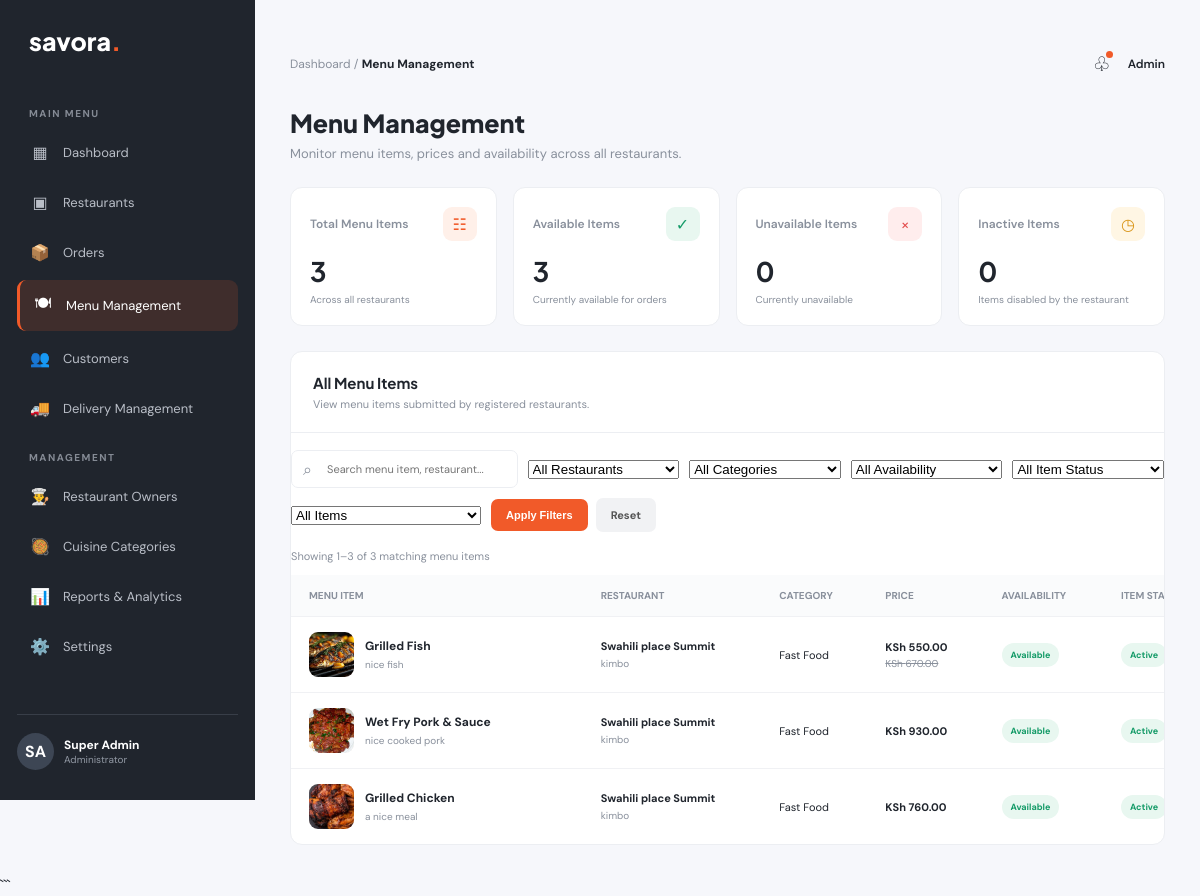
The page /admin-panel/menu-management (signed in) on the database as committed earlier.
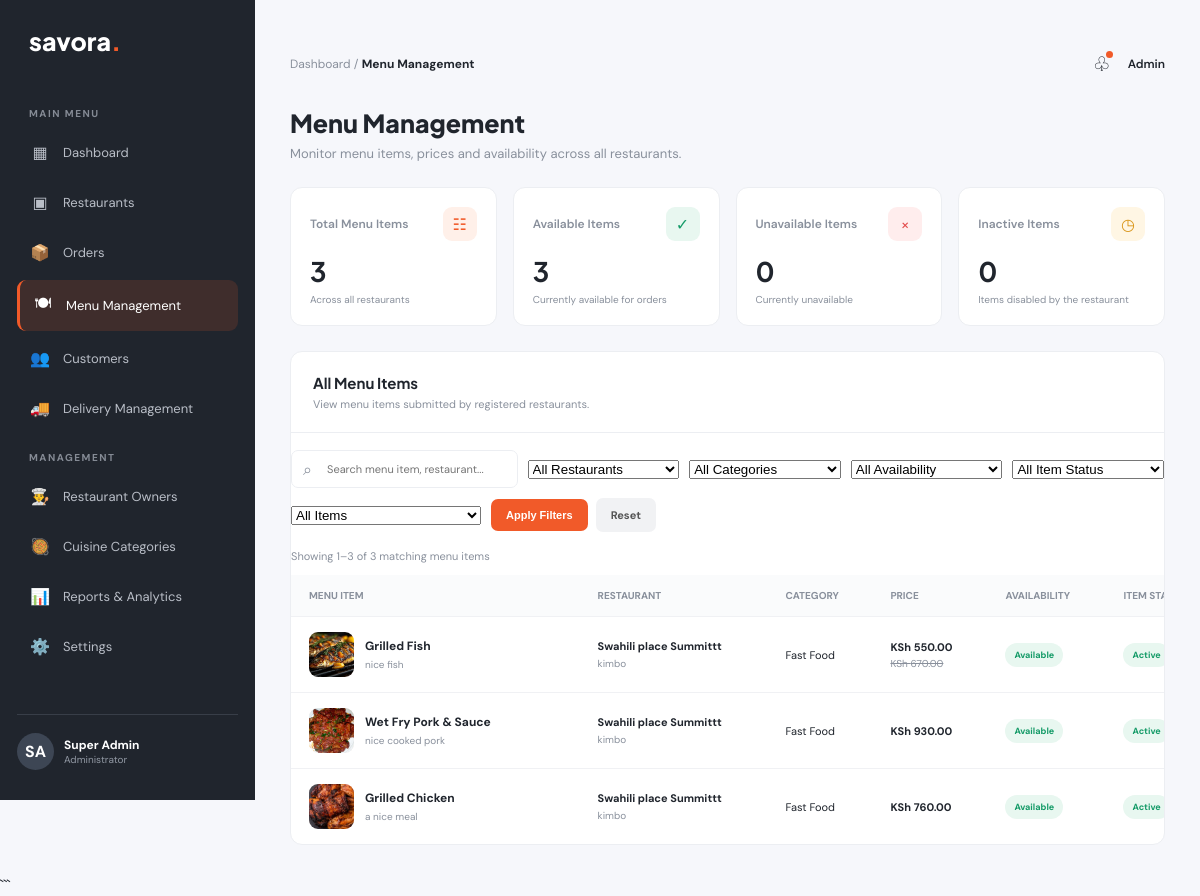
The same page on the database as committed later.
### food_delivery/models.py (models this page shows, shortened)
class MenuItem(models.Model):
    restaurant = models.ForeignKey(
        Restaurant,
        on_delete=models.CASCADE,
        related_name='menu_items'
    )
    category = models.ForeignKey(
        MenuCategory,
        on_delete=models.PROTECT,
        related_name='menu_items'
    )
    name = models.CharField(max_length=200)
    description = models.TextField()
    image = models.ImageField(
        upload_to='menu_items/',
        blank=True,
        null=True
    )
    price = models.DecimalField(
        max_digits=10,
        decimal_places=2
    )
    discount_price = models.DecimalField(
        max_digits=10,
        decimal_places=2,
        blank=True,
        null=True
    )
    preparation_time = models.PositiveIntegerField(
        blank=True,
        null=True,
        help_text='Estimated preparation time in minutes'
    )
    serving_size = models.CharField(
        max_length=100,
        blank=True
    )
    ingredients = models.TextField(blank=True)
    allergens = models.CharField(max_length=255, blank=True)
    is_available = models.BooleanField(default=True)
    is_active = models.BooleanField(default=True)
    is_featured = models.BooleanField(default=False)
    created_at = models.DateTimeField(auto_now_add=True)
    updated_at = models.DateTimeField(auto_now=True)
    class Meta:
        ordering = ['-created_at']
    @property
    def current_price(self):
        if self.discount_price is not None:
            return self.discount_price
        return self.price

class Restaurant(models.Model):
    STATUS_CHOICES = [
        ('pending', 'Pending Approval'),
        ('approved', 'Approved'),
        ('rejected', 'Rejected'),
        ('suspended', 'Suspended'),
    ]
    owner = models.ForeignKey(
        User,
        on_delete=models.CASCADE,
        related_name='restaurants'
    )
    name = models.CharField(max_length=200)
    description = models.TextField()
    cuisine = models.ForeignKey(
        Cuisine,
        on_delete=models.SET_NULL,
        null=True,
        blank=True,
        related_name='restaurants'
    )
    logo = models.ImageField(
        upload_to='restaurants/logos/',
        blank=True,
        null=True
    )
    cover_image = models.ImageField(
        upload_to='restaurants/covers/',
        blank=True,
        null=True
    )
    phone = models.CharField(max_length=20)
    email = models.EmailField(blank=True)
    country = models.CharField(max_length=100, default='Kenya')
    county = models.CharField(max_length=100)
    town = models.CharField(max_length=100)
    area = models.CharField(
        max_length=150,
        help_text='Estate or neighbourhood, e.g. Kimbo'
    )
    street = models.CharField(max_length=150, blank=True)
    building = models.CharField(max_length=150, blank=True)
    landmark = models.CharField(max_length=200, blank=True)
    additional_directions = models.TextField(blank=True)
    status = models.CharField(
        max_length=20,
        choices=STATUS_CHOICES,
        default='pending'
    )
    created_at = models.DateTimeField(auto_now_add=True)
    updated_at = models.DateTimeField(auto_now=True)
    class Meta:
        ordering = ['-created_at']

class MenuCategory(models.Model):
    name = models.CharField(max_length=100, unique=True)
    description = models.TextField(blank=True)
    is_active = models.BooleanField(default=True)
    created_at = models.DateTimeField(auto_now_add=True)
    class Meta:
        ordering = ['name']
        verbose_name_plural = 'Menu Categories'

### food_delivery_Admin/views.py (the view, shortened to what this page needs)
@staff_member_required
def menu_management(request):
    menu_items = MenuItem.objects.select_related(
        'restaurant',
        'category'
    ).order_by('-created_at')
    search_query = request.GET.get('q', '').strip()
    restaurant_filter = request.GET.get('restaurant', '').strip()
    if restaurant_filter:
        menu_items = menu_items.filter(
            restaurant_id=restaurant_filter
        )
    category_filter = request.GET.get('category', '').strip()
    if category_filter:
        menu_items = menu_items.filter(
            category_id=category_filter
        )
    availability_filter = request.GET.get('availability', '').strip()
    if availability_filter == 'available':
        menu_items = menu_items.filter(is_available=True)
    elif availability_filter == 'unavailable':
        menu_items = menu_items.filter(is_available=False)
    status_filter = request.GET.get('status', '').strip()
    if status_filter == 'active':
        menu_items = menu_items.filter(is_active=True)
    elif status_filter == 'inactive':
        menu_items = menu_items.filter(is_active=False)
    featured_filter = request.GET.get('featured', '').strip()
    if featured_filter == 'featured':
        menu_items = menu_items.filter(is_featured=True)
    elif featured_filter == 'not_featured':
        menu_items = menu_items.filter(is_featured=False)
    total_menu_items = MenuItem.objects.count()
    available_items = MenuItem.objects.filter(
        is_available=True
    ).count()
    unavailable_items = MenuItem.objects.filter(
        is_available=False
    ).count()
    inactive_items = MenuItem.objects.filter(
        is_active=False
    ).count()
    featured_items = MenuItem.objects.filter(
        is_featured=True
    ).count()
    paginator = Paginator(menu_items, 10)
    page_number = request.GET.get('page')
    page_obj = paginator.get_page(page_number)
    query_params = request.GET.copy()
    query_params.pop('page', None)
    filter_querystring = query_params.urlencode()
    restaurants = Restaurant.objects.order_by('name')
    categories = MenuCategory.objects.order_by('name')
    context = {
        'page_obj': page_obj,
        'menu_items': page_obj.object_list,
        'restaurants': restaurants,
        'categories': categories,
        'search_query': search_query,
        'restaurant_filter': restaurant_filter,
        'category_filter': category_filter,
        'availability_filter': availability_filter,
        'status_filter': status_filter,
        'featured_filter': featured_filter,
        'filter_querystring': filter_querystring,
        'total_menu_items': total_menu_items,
        'available_items': available_items,
        'unavailable_items': unavailable_items,
        'inactive_items': inactive_items,
        'featured_items': featured_items,
    }
    return render(
        request,
        'food_delivery_Admin/menu_management/menu_management.html',
        context
    )

### food_delivery_Admin/templates/food_delivery_Admin/menu_management/menu_management.html (shortened to what the changed rows need)
{% extends 'food_delivery_Admin/base.html' %}
{% block content %}
<div class="menu-management-page">
    <div class="page-heading">
        <div>
            <h1>Menu Management</h1>
        </div>
    </div>
    <section class="stats">
        <div class="stat-card">
            <h2>{{ total_menu_items }}</h2>
        </div>
        <div class="stat-card">
            <h2>{{ available_items }}</h2>
        </div>
        <div class="stat-card">
            <h2>{{ unavailable_items }}</h2>
        </div>
        <div class="stat-card">
            <h2>{{ inactive_items }}</h2>
        </div>
    </section>
    <section class="content-card">
        <div class="table-wrap">
            <table class="menu-table">
                <thead>
                    <tr>
                        <th>MENU ITEM</th>
                        <th>RESTAURANT</th>
                        <th>CATEGORY</th>
                        <th>PRICE</th>
                        <th>AVAILABILITY</th>
                        <th>ITEM STATUS</th>
                    </tr>
                </thead>
                <tbody>
                    {% for item in menu_items %}
                        <tr>
                            <td>
                                <div class="menu-item-info">
                                    {% if item.image %}
                                        <img
                                            src="{{ item.image.url }}"
                                            alt="{{ item.name }}"
                                            class="menu-item-image"
                                        >
                                    {% else %}
                                        <div class="menu-item-placeholder">
                                            🍽️
                                        </div>
                                    {% endif %}
                                    <div>
                                        <strong>{{ item.name }}</strong>
                                        <small>
                                            {{ item.description|default:"No description provided"|truncatechars:55 }}
                                        </small>
                                    </div>
                                </div>
                            </td>
                            <td>
                                <div class="restaurant-cell">
                                    <strong>{{ item.restaurant.name }}</strong>
                                    <small>
                                        {% if item.restaurant.area %}
                                            {{ item.restaurant.area }}
                                        {% elif item.restaurant.town %}
                                            {{ item.restaurant.town }}
                                        {% else %}
                                            Location not provided
                                        {% endif %}
                                    </small>
                                </div>
                            </td>
                            <td class="table-category">
                                {{ item.category.name }}
                            </td>
                            <td>
                                <div class="menu-price">
                                    KSh {{ item.current_price|floatformat:2 }}
                                </div>
                                {% if item.discount_price %}
                                    <span class="price-old">
                                        KSh {{ item.price|floatformat:2 }}
                                    </span>
                                {% endif %}
                            </td>
                            <td>
                                {% if item.is_available %}
                                    <span class="status available">
                                        Available
                                    </span>
                                {% else %}
                                    <span class="status unavailable">
                                        Unavailable
                                    </span>
                                {% endif %}
                            </td>
                            <td>
                                {% if item.is_active %}
                                    <span class="status active-status">
                                        Active
                                    </span>
                                {% else %}
                                    <span class="status inactive-status">
                                        Inactive
                                    </span>
                                {% endif %}
                            </td>
                        </tr>
                    {% endfor %}
                </tbody>
            </table>
        </div>
    </section>
</div>
{% endblock content %}

Rows that differ between the two databases and show on the page:
changed through a linked row, MenuItem "Grilled Fish": restaurant.name "Swahili place Summit" → "Swahili place Summittt"
changed through a linked row, MenuItem "Wet Fry Pork & Sauce": restaurant.name "Swahili place Summit" → "Swahili place Summittt"
changed through a linked row, MenuItem "Grilled Chicken": restaurant.name "Swahili place Summit" → "Swahili place Summittt"
